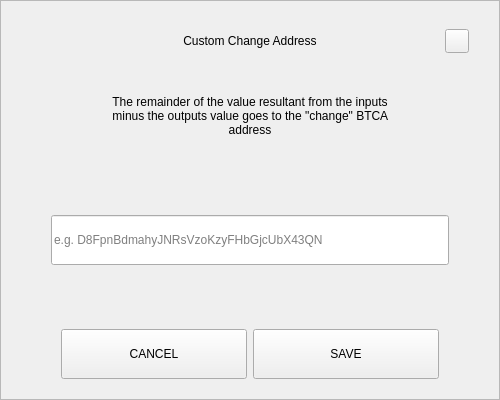
<?xml version="1.0" encoding="UTF-8"?>
<ui version="4.0">
 <class>SendChangeAddressDialog</class>
 <widget class="QDialog" name="SendChangeAddressDialog">
  <property name="geometry">
   <rect>
    <x>0</x>
    <y>0</y>
    <width>500</width>
    <height>400</height>
   </rect>
  </property>
  <property name="windowTitle">
   <string>Dialog</string>
  </property>
  <layout class="QVBoxLayout" name="verticalLayout">
   <property name="spacing">
    <number>0</number>
   </property>
   <property name="leftMargin">
    <number>0</number>
   </property>
   <property name="topMargin">
    <number>0</number>
   </property>
   <property name="rightMargin">
    <number>0</number>
   </property>
   <property name="bottomMargin">
    <number>0</number>
   </property>
   <item>
    <widget class="QFrame" name="frame">
     <property name="styleSheet">
      <string notr="true"/>
     </property>
     <property name="frameShape">
      <enum>QFrame::StyledPanel</enum>
     </property>
     <property name="frameShadow">
      <enum>QFrame::Raised</enum>
     </property>
     <layout class="QVBoxLayout" name="verticalLayout_2" stretch="0,0,0,0,0,0,0">
      <property name="spacing">
       <number>0</number>
      </property>
      <property name="leftMargin">
       <number>30</number>
      </property>
      <property name="topMargin">
       <number>20</number>
      </property>
      <property name="rightMargin">
       <number>30</number>
      </property>
      <property name="bottomMargin">
       <number>20</number>
      </property>
      <item>
       <layout class="QHBoxLayout" name="horizontalLayout_3">
        <property name="spacing">
         <number>0</number>
        </property>
        <item>
         <spacer name="horizontalSpacer_2">
          <property name="orientation">
           <enum>Qt::Horizontal</enum>
          </property>
          <property name="sizeHint" stdset="0">
           <size>
            <width>40</width>
            <height>20</height>
           </size>
          </property>
         </spacer>
        </item>
        <item>
         <widget class="QLabel" name="labelTitle">
          <property name="minimumSize">
           <size>
            <width>0</width>
            <height>40</height>
           </size>
          </property>
          <property name="maximumSize">
           <size>
            <width>16777215</width>
            <height>40</height>
           </size>
          </property>
          <property name="styleSheet">
           <string notr="true">padding-left:24px;</string>
          </property>
          <property name="text">
           <string>Custom Change Address</string>
          </property>
          <property name="alignment">
           <set>Qt::AlignCenter</set>
          </property>
          <property name="margin">
           <number>7</number>
          </property>
         </widget>
        </item>
        <item>
         <spacer name="horizontalSpacer">
          <property name="orientation">
           <enum>Qt::Horizontal</enum>
          </property>
          <property name="sizeHint" stdset="0">
           <size>
            <width>40</width>
            <height>20</height>
           </size>
          </property>
         </spacer>
        </item>
        <item>
         <widget class="QPushButton" name="btnEsc">
          <property name="minimumSize">
           <size>
            <width>24</width>
            <height>24</height>
           </size>
          </property>
          <property name="maximumSize">
           <size>
            <width>24</width>
            <height>24</height>
           </size>
          </property>
          <property name="focusPolicy">
           <enum>Qt::NoFocus</enum>
          </property>
          <property name="text">
           <string/>
          </property>
         </widget>
        </item>
       </layout>
      </item>
      <item>
       <spacer name="verticalSpacer_2">
        <property name="orientation">
         <enum>Qt::Vertical</enum>
        </property>
        <property name="sizeType">
         <enum>QSizePolicy::Fixed</enum>
        </property>
        <property name="sizeHint" stdset="0">
         <size>
          <width>20</width>
          <height>20</height>
         </size>
        </property>
       </spacer>
      </item>
      <item alignment="Qt::AlignHCenter">
       <widget class="QLabel" name="labelMessage">
        <property name="minimumSize">
         <size>
          <width>0</width>
          <height>70</height>
         </size>
        </property>
        <property name="text">
         <string>The remainder of the value resultant from the inputs minus the outputs value goes to the &quot;change&quot; BTCA address</string>
        </property>
        <property name="alignment">
         <set>Qt::AlignCenter</set>
        </property>
        <property name="wordWrap">
         <bool>true</bool>
        </property>
       </widget>
      </item>
      <item>
       <spacer name="verticalSpacer_3">
        <property name="orientation">
         <enum>Qt::Vertical</enum>
        </property>
        <property name="sizeHint" stdset="0">
         <size>
          <width>20</width>
          <height>40</height>
         </size>
        </property>
       </spacer>
      </item>
      <item>
       <layout class="QHBoxLayout" name="horizontalLayout_2">
        <property name="spacing">
         <number>0</number>
        </property>
        <property name="leftMargin">
         <number>20</number>
        </property>
        <property name="rightMargin">
         <number>20</number>
        </property>
        <item>
         <widget class="QLineEdit" name="lineEditAddress">
          <property name="minimumSize">
           <size>
            <width>0</width>
            <height>50</height>
           </size>
          </property>
          <property name="placeholderText">
           <string notr="true">e.g. D8FpnBdmahyJNRsVzoKzyFHbGjcUbX43QN</string>
          </property>
         </widget>
        </item>
       </layout>
      </item>
      <item>
       <spacer name="verticalSpacer">
        <property name="orientation">
         <enum>Qt::Vertical</enum>
        </property>
        <property name="sizeHint" stdset="0">
         <size>
          <width>20</width>
          <height>40</height>
         </size>
        </property>
       </spacer>
      </item>
      <item>
       <layout class="QHBoxLayout" name="horizontalLayout" stretch="2,2">
        <property name="spacing">
         <number>6</number>
        </property>
        <property name="leftMargin">
         <number>30</number>
        </property>
        <property name="rightMargin">
         <number>30</number>
        </property>
        <item>
         <widget class="QPushButton" name="btnCancel">
          <property name="minimumSize">
           <size>
            <width>180</width>
            <height>50</height>
           </size>
          </property>
          <property name="focusPolicy">
           <enum>Qt::NoFocus</enum>
          </property>
          <property name="text">
           <string>CANCEL</string>
          </property>
         </widget>
        </item>
        <item>
         <widget class="QPushButton" name="btnSave">
          <property name="minimumSize">
           <size>
            <width>180</width>
            <height>50</height>
           </size>
          </property>
          <property name="focusPolicy">
           <enum>Qt::NoFocus</enum>
          </property>
          <property name="text">
           <string>SAVE</string>
          </property>
         </widget>
        </item>
       </layout>
      </item>
     </layout>
    </widget>
   </item>
  </layout>
 </widget>
 <resources/>
 <connections/>
</ui>
